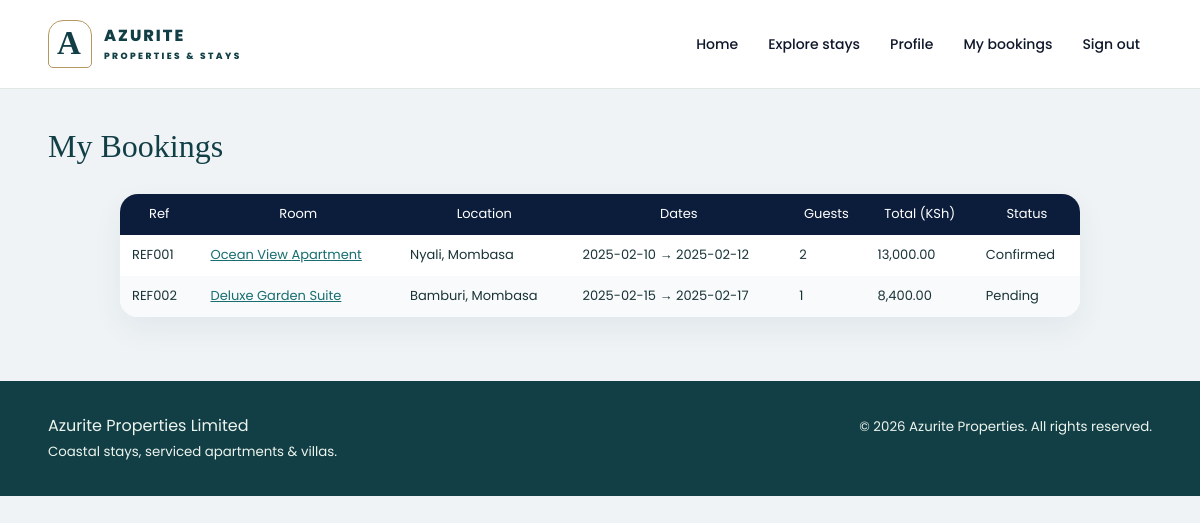
The page /public/my_bookings.php (signed in) on the database its author committed.
### tables this page shows
CREATE TABLE bookings (
  id INT AUTO_INCREMENT PRIMARY KEY,
  ref_code VARCHAR(40) NOT NULL,
  room_id INT NOT NULL,
  tenant_id INT NOT NULL,
  contact_phone VARCHAR(30) NOT NULL,
  checkin_date DATE NOT NULL,
  checkout_date DATE NOT NULL,
  guests INT NOT NULL DEFAULT 1,
  location_text VARCHAR(150),
  status ENUM('Pending','Approved','Declined','Confirmed','CheckedIn','Completed','Cancelled') NOT NULL DEFAULT 'Pending',
  total_amount_ksh DECIMAL(10,2) NOT NULL DEFAULT 0,
  created_at DATETIME DEFAULT CURRENT_TIMESTAMP,
  FOREIGN KEY (room_id) REFERENCES rooms(id),
  FOREIGN KEY (tenant_id) REFERENCES users(id)
);

CREATE TABLE rooms (
  id INT AUTO_INCREMENT PRIMARY KEY,
  category_id INT NULL,
  owner_id INT NULL,
  name VARCHAR(150) NOT NULL,
  price_ksh DECIMAL(10,2) NOT NULL,
  cover_image VARCHAR(255),
  location_text VARCHAR(150),
  description TEXT,
  is_active TINYINT(1) NOT NULL DEFAULT 1,
  created_at DATETIME DEFAULT CURRENT_TIMESTAMP,
  FOREIGN KEY (category_id) REFERENCES room_categories(id),
  FOREIGN KEY (owner_id) REFERENCES users(id)
);

### includes/helpers.php (called while the page is built, shortened)
<?php
function e($str) {
    return htmlspecialchars((string)($str ?? ''), ENT_QUOTES | ENT_SUBSTITUTE, 'UTF-8');
}

### public/my_bookings.php (the view, shortened to what this page needs)
<?php
require_once __DIR__ . '/../includes/db.php';
require_once __DIR__ . '/../includes/helpers.php';
$userId = $_SESSION['user']['id'];
$stmt = $pdo->prepare("
    SELECT b.*,
           r.name AS room_name,
           r.location_text
    FROM bookings b
    JOIN rooms r ON r.id = b.room_id
    WHERE b.tenant_id = :u
    ORDER BY b.created_at DESC
");
$stmt->execute([':u' => $userId]);
$bookings = $stmt->fetchAll(PDO::FETCH_ASSOC);
include __DIR__ . '/../includes/header.php';
?>
<div class="section-heading">
  <h2>My Bookings</h2>
</div>
<div class="container" style="max-width: 960px; margin:auto;">
  <?php if (!$bookings): ?>
    <p>You have not made any bookings yet.</p>
  <?php else: ?>
    <table class="table">
      <thead>
        <tr>
          <th>Ref</th>
          <th>Room</th>
          <th>Location</th>
          <th>Dates</th>
          <th>Guests</th>
          <th>Total (KSh)</th>
          <th>Status</th>
        </tr>
      </thead>
      <tbody>
      <?php foreach ($bookings as $b): ?>
        <tr>
          <td><?php echo e($b['ref_code']); ?></td>
          <td><a href="room.php?id=<?php echo (int)$b['room_id']; ?>"><?php echo e($b['room_name']); ?></a></td>
          <td><?php echo e($b['location_text']); ?></td>
          <td><?php echo e($b['checkin_date']); ?> → <?php echo e($b['checkout_date']); ?></td>
          <td><?php echo (int)$b['guests']; ?></td>
          <td><?php echo number_format($b['total_amount_ksh'], 2); ?></td>
          <td><?php echo e($b['status']); ?></td>
        </tr>
      <?php endforeach; ?>
      </tbody>
    </table>
  <?php endif; ?>
</div>
<?php include __DIR__ . '/../includes/footer.php'; ?>

### public/assets/css/style.css (style rules this page uses)
body { font-family: "Poppins", sans-serif !important; color: #444444; width: 100%; height: calc(100%); overflow-x: hidden; background: #eff3f6 !important; }
a { color: #1977cc; }
th { font-weight: 400 !important; }

### public/assets/css/modern.css (style rules this page uses)
:root { --az-primary:#0B1D3A; --az-primary-soft:#1C6DD0; --az-bg:#f5f7fb; --az-card-bg:#ffffff; --az-muted:#6b7280; --az-radius:18px; --az-shadow:0 18px 40px rgba(15,23,42,.18); }
body { font-family:'Poppins',system-ui,-apple-system,Segoe UI,Roboto,sans-serif; background:linear-gradient(135deg,#f5f7fb,#ecf2ff); color:#111827; }
.container { width:min(1200px,92vw); margin:0 auto; }
.section-heading { display:flex; justify-content:space-between; align-items:center; margin:24px 0 14px; }
.section-heading h2 { margin:0; font-size:22px; }
.table { width:100%; border-collapse:separate; border-spacing:0; margin:16px 0 32px; border-radius:18px; overflow:hidden; box-shadow:var(--az-shadow); background:#fff; }
.table th, .table td { padding:10px 12px; font-size:13px; }
.table thead { background:#0B1D3A; color:#fff; }
.table tbody tr:nth-child(even) { background:#f9fafb; }

### public/assets/css/polish.css (style rules this page uses)
:root { --az-primary:#123f46; --az-primary-soft:#1d7377; --az-bg:#f7f8f4; --az-muted:#637373; --az-shadow:0 12px 30px #163b4010 }
* { box-sizing:border-box }
body { margin:0; background:#f7f8f4; color:#193337; font-family:Inter,Segoe UI,system-ui,sans-serif; line-height:1.6 }
a { color:#176d70 }
.container { width:min(1200px,92%) }
.section-heading { margin:32px 0 22px }
.section-heading h2 { font-family:Georgia,serif; font-size:32px; font-weight:500; color:#123f46 }
table { max-width:100% }

### rows shown on the page
bookings: ref_code "REF001", room.name "Ocean View Apartment", room.location_text "Nyali, Mombasa", checkin_date "2025-02-10", checkout_date "2025-02-12", guests "2", total_amount_ksh "13,000.00", status "Confirmed"
bookings: ref_code "REF002", room.name "Deluxe Garden Suite", room.location_text "Bamburi, Mombasa", checkin_date "2025-02-15", checkout_date "2025-02-17", guests "1", total_amount_ksh "8,400.00", status "Pending"
